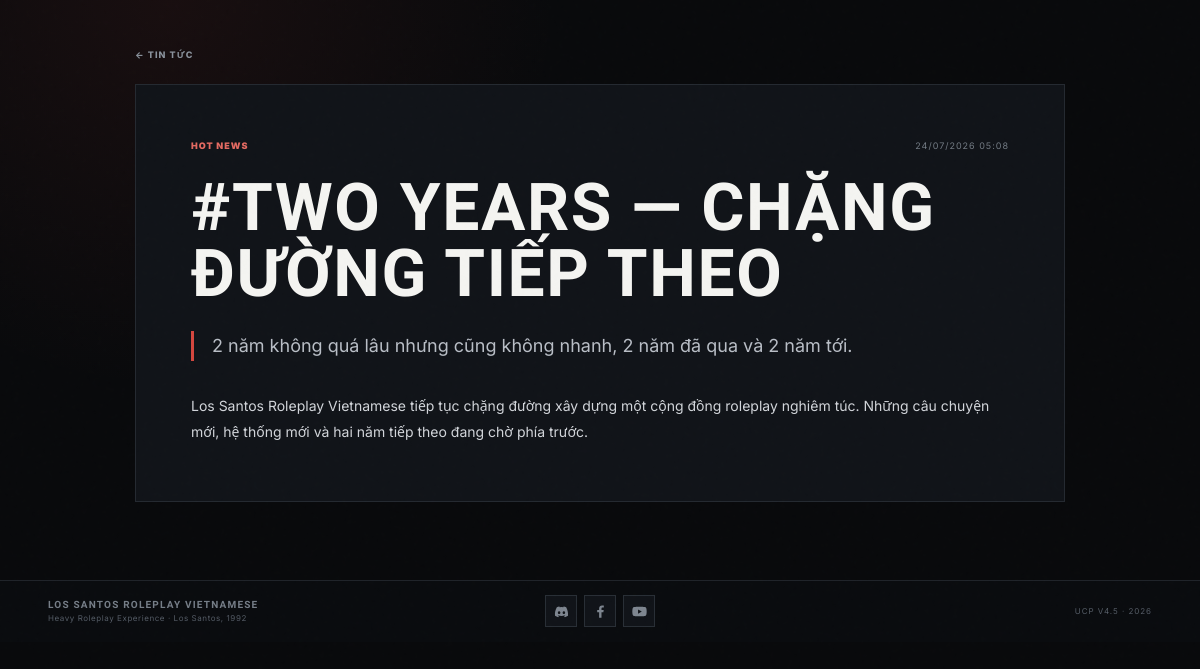
Screenshot of /news-view.php?id=1 with the database file from the repository.
### tables this page shows
CREATE TABLE IF NOT EXISTS `ucp_news` (
    `news_id` BIGINT UNSIGNED NOT NULL AUTO_INCREMENT,
    `title` VARCHAR(180) NOT NULL,
    `excerpt` VARCHAR(500) NULL,
    `content` MEDIUMTEXT NOT NULL,
    `is_hot` TINYINT(1) NOT NULL DEFAULT 0,
    `is_published` TINYINT(1) NOT NULL DEFAULT 0,
    `published_at` DATETIME NULL,
    `created_by` INT UNSIGNED NULL,
    `updated_by` INT UNSIGNED NULL,
    `created_at` DATETIME NOT NULL DEFAULT CURRENT_TIMESTAMP,
    `updated_at` DATETIME NOT NULL DEFAULT CURRENT_TIMESTAMP ON UPDATE CURRENT_TIMESTAMP,
    PRIMARY KEY (`news_id`),
    KEY `idx_ucp_news_publish` (`is_published`, `published_at`),
    KEY `idx_ucp_news_hot` (`is_hot`, `is_published`)
);

### app/functions.php (called while the page is built, shortened)
<?php
function e(?string $value): string
{
    return htmlspecialchars((string)$value, ENT_QUOTES | ENT_SUBSTITUTE, 'UTF-8');
}
function url(string $path = ''): string
{
    $base = rtrim($GLOBALS['config']['base_url'] ?? '', '/');
    $path = ltrim($path, '/');
    return $path === '' ? ($base ?: '/') : $base . '/' . $path;
}

### app/db.php (called while the page is built, shortened)
<?php
function db(): PDO
{
    $config = $GLOBALS['config']['db'];
    $dsn = sprintf(
        'mysql:host=%s;port=%d;dbname=%s;charset=%s',
        $config['host'],
        $config['port'],
        $config['name'],
        $config['charset']
    );
    $pdo = new PDO($dsn, $config['user'], $config['pass'], [
        PDO::ATTR_ERRMODE => PDO::ERRMODE_EXCEPTION,
        PDO::ATTR_DEFAULT_FETCH_MODE => PDO::FETCH_ASSOC,
        PDO::ATTR_EMULATE_PREPARES => false,
    ]);
    return $pdo;
}

### news-view.php (the view, shortened to what this page needs)
<?php
$id = (int)($_GET['id'] ?? 0);
$stmt = db()->prepare(
    "SELECT * FROM ucp_news
     WHERE news_id = ? AND is_published = 1
     AND (published_at IS NULL OR published_at <= NOW())
     LIMIT 1"
);
$stmt->execute([$id]);
$item = $stmt->fetch();
require __DIR__ . '/partials/header.php';
?>
<main class="page-shell article-shell">
    <a class="back-link" href="<?= e(url('news.php')) ?>">← TIN TỨC</a>
    <article class="article">
        <div class="news-meta">
            <span><?= (int)$item['is_hot'] === 1 ? 'HOT NEWS' : 'LOS SANTOS NEWS' ?></span>
            <time><?= e(date('d/m/Y H:i', strtotime($item['published_at'] ?: $item['created_at']))) ?></time>
        </div>
        <h1><?= e($item['title']) ?></h1>
        <?php if ($item['excerpt']): ?><p class="article-lead"><?= e($item['excerpt']) ?></p><?php endif; ?>
        <div class="article-body"><?= nl2br(e($item['content'])) ?></div>
    </article>
</main>
<?php require __DIR__ . '/partials/footer.php'; ?>

### public/css/app.css (style rules this page uses)
:root { --bg:#090a0c;--surface:#101216;--surface2:#15181d;--surface3:#1b1f25; --line:#272c34;--line2:#343a43;--text:#f4f4f1;--muted:#858c96; --accent:#d4473f;--accent2:#ef5b52;--green:#5dbb83;--amber:#e2a94b;--danger:#d95b62; --shadow:0 24px 80px rgba(0,0,0,.38) }
* { box-sizing:border-box }
html,body { margin:0;background:var(--bg);color:var(--text);font-family:Inter,system-ui,-apple-system,BlinkMacSystemFont,"Segoe UI",sans-serif }
body { min-height:100vh;background:radial-gradient(circle at 14% 0,rgba(212,71,63,.08),transparent 30%),var(--bg) }
a { color:inherit;text-decoration:none }
h1,h2,h3 { font-family:Oswald,Inter,sans-serif;text-transform:uppercase;letter-spacing:.025em }
.page-shell { width:min(1240px,calc(100% - 42px));margin:0 auto;padding:42px 0 78px }
.back-link { font-size:9px;letter-spacing:.12em;color:#8a929c;font-weight:800 }
.news-meta { display:flex;justify-content:space-between;color:#737b84;font-size:9px;letter-spacing:.11em }
.news-meta span { color:#e36a62;font-weight:900 }
.article-shell { max-width:930px }
.article { margin-top:22px;border:1px solid #252a31;background:#111419;padding:clamp(28px,5vw,55px) }
.article h1 { font-size:clamp(40px,6vw,66px);line-height:1;margin:24px 0 }
.article-lead { font-size:18px;color:#b9bec6;line-height:1.65;border-left:3px solid var(--accent);padding-left:18px }
.article-body { font-size:14px;color:#d2d5da;line-height:1.9;margin-top:32px }

### rows the page displays
ucp_news: published_at "24/07/2026 05:08", title "#TWO YEARS — CHẶNG ĐƯỜNG TIẾP THEO", excerpt "2 năm không quá lâu nhưng cũng không nhanh, 2 năm đã qua và 2 năm tới.", content "Los Santos Roleplay Vietnamese tiếp tục chặng đường xây dựng một cộng đồng roleplay nghiêm túc. Những câu chuyện mới, hệ thống mới và hai năm tiếp theo đang chờ phía trước."
